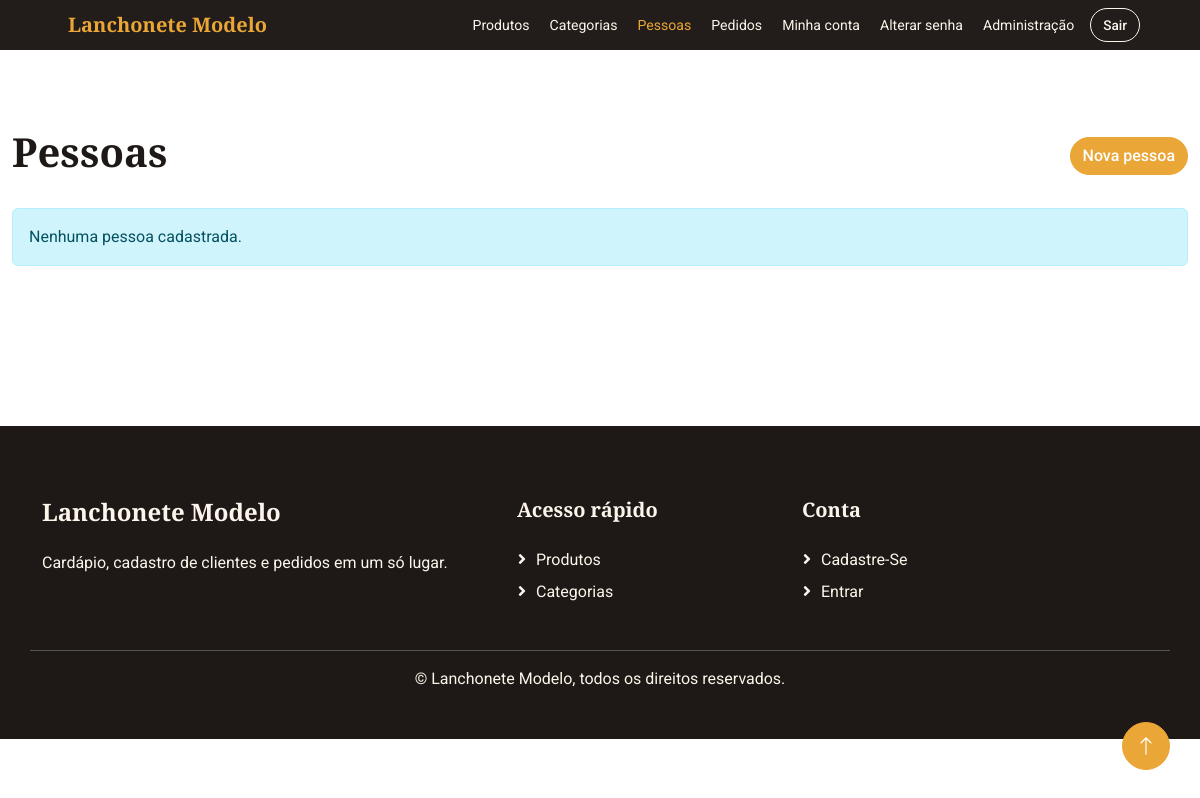
Before: /pessoas/ (signed in) with the older database file.
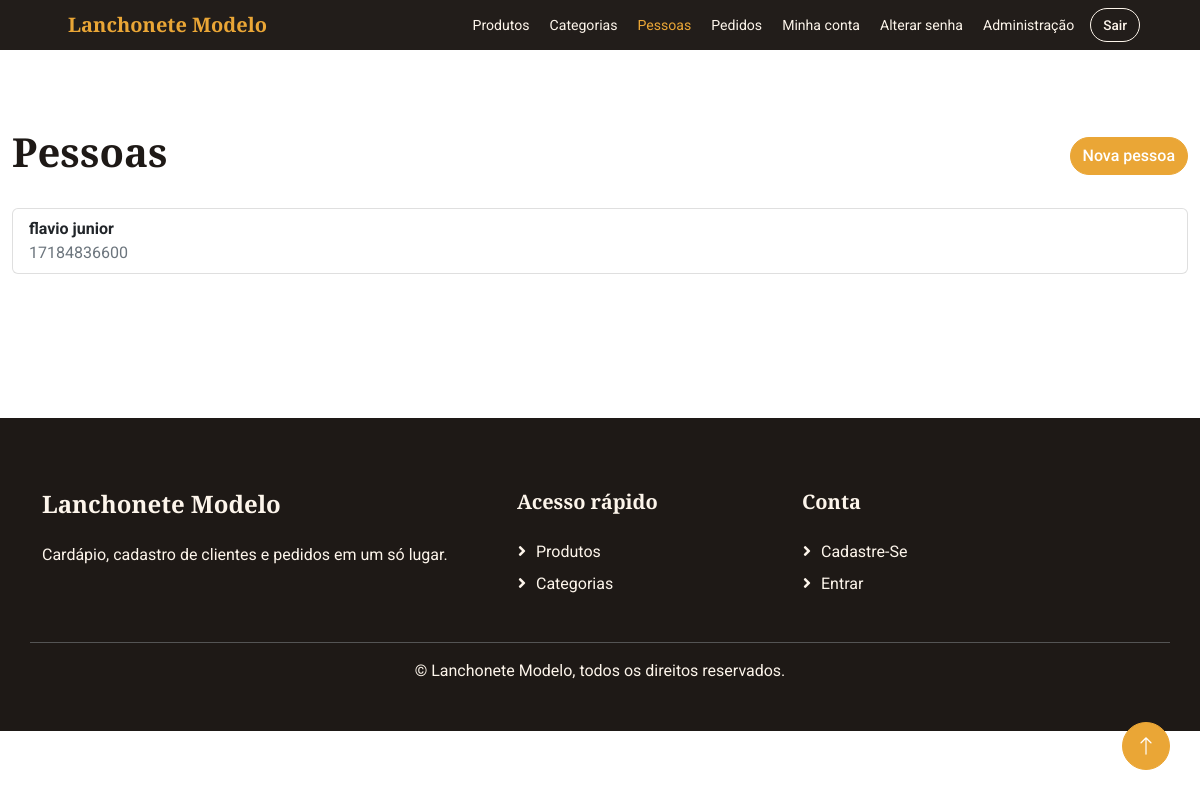
After: the same page with the newer database file.
### pessoa/models.py (models this page shows, shortened)
class Pessoa(User):
    nome = models.CharField(max_length=100)
    cpf = models.CharField("CPF", max_length=14, unique=True, validators=[validar_cpf])
    class Meta:
        verbose_name = "pessoa"
        verbose_name_plural = "pessoas"

### pessoa/views.py (the view)
# urls.py: path('', views.listar_pessoas, name='listar_pessoas'),
@login_required
@permission_required("pessoa.view_pessoa", raise_exception=True)
@require_http_methods(["GET", "HEAD"])
def listar_pessoas(request):
    pessoas = Pessoa.objects.order_by("nome", "pk")
    return render(request, "pessoa/listar.html", {"pessoas": pessoas})

### produtos/templatetags/form_ui.py (called while the page is built)
@register.filter
def startswith(value, prefix):
    return bool(value and prefix and str(value).startswith(str(prefix)))

### pessoa/templates/pessoa/listar.html
{% extends "base.html" %}{% block content %}<div class="d-flex justify-content-between align-items-center mb-4"><h1 class="display-6">Pessoas</h1>{% if perms.pessoa.add_pessoa %}<a class="btn btn-primary rounded-pill" href="{% url 'criar_pessoa' %}">Nova pessoa</a>{% endif %}</div><div class="list-group">{% for pessoa in pessoas %}<a class="list-group-item list-group-item-action" href="{% url 'detalhar_pessoa' pessoa.id %}"><strong>{{ pessoa.nome }}</strong><span class="d-block text-muted">{{ pessoa.cpf }}</span></a>{% empty %}<div class="alert alert-info">Nenhuma pessoa cadastrada.</div>{% endfor %}</div>{% endblock %}

Changed rows visible on the page:
added Pessoa: nome "flavio junior", cpf "17184836600"
Other visible differences:
text no longer shown: "Nenhuma pessoa cadastrada."
